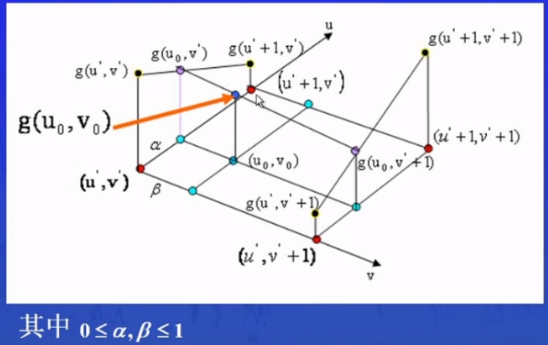
#> input picture ImageProcessing/try.PNG, 548 x 345 px
$ jupyter execute --allow-errors 'Bilinear interpolation(1).ipynb'
#> lines starting #> are read from the running program, lines starting #| are printed output that depends on the picture
[cell 1]
import cv2
from PIL import Image
import numpy as np
import matplotlib.pyplot as plt

[cell 2]
def loadPic_toArray(file):
#> called with file = 'try.PNG'
    _img = Image.open(file)
#     _img = _img.convert('L')
    img = np.array(_img)
#> img is the input picture: shape (345, 548, 4); mean R, G, B, A 217.4, 219.8, 236.7, 255
    print(_img.mode)
#| RGBA
    return img

[cell 3]
def RGB_toGray(pic):
    d = [0.299,0.587,0.114,0]
    d = np.array(d)
    _pic = np.zeros((pic.shape[0],pic.shape[1]))
    for i in range(_pic.shape[0]):
        for j in range(_pic.shape[1]):
            _pic[i][j] = pic[i][j].dot(d.T)
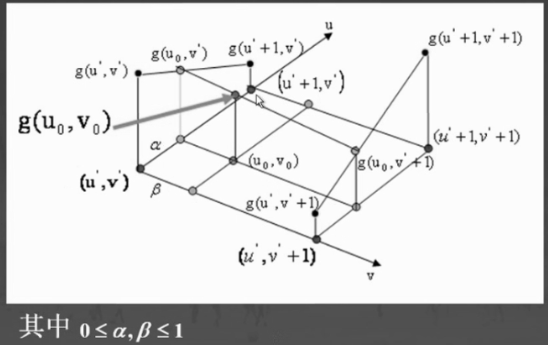
#> _pic: shape (345, 548) float64; min 0.413, max 255, mean 221
    return _pic

[cell 4]
# [43 lines left out: function resize, not called in this run]

#> (a cell that did not finish here is left out)

[cell 6]
pic = loadPic_toArray('try.PNG')
# print(pic.shape)
# plt.imshow(pic,cmap='Greys_r')
_pic = RGB_toGray(pic)

plt.imshow(_pic,cmap='Greys_r')
print(_pic.shape)
#| (345, 548)
